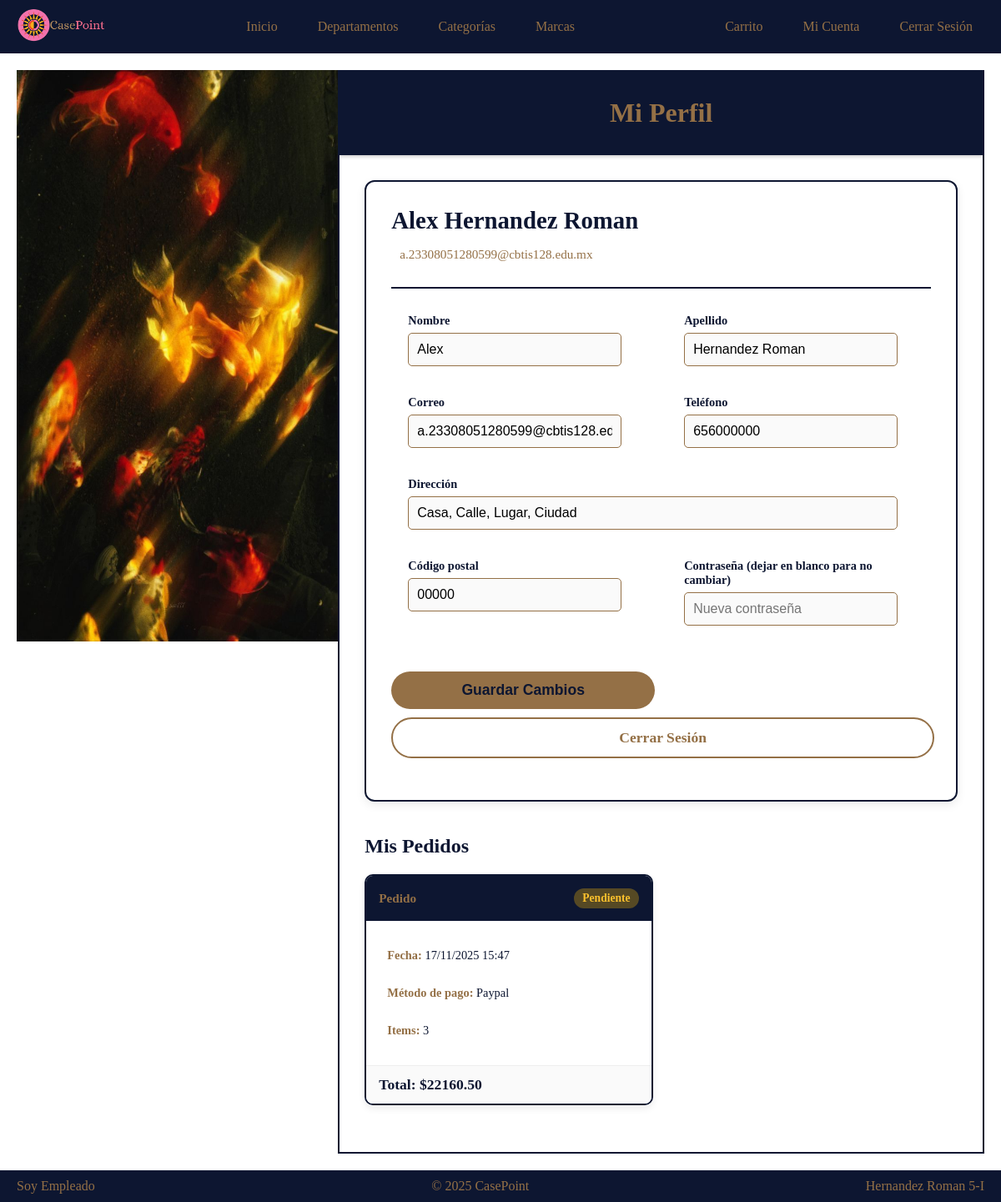
The page /perfil/ (signed in) on the database as committed earlier.
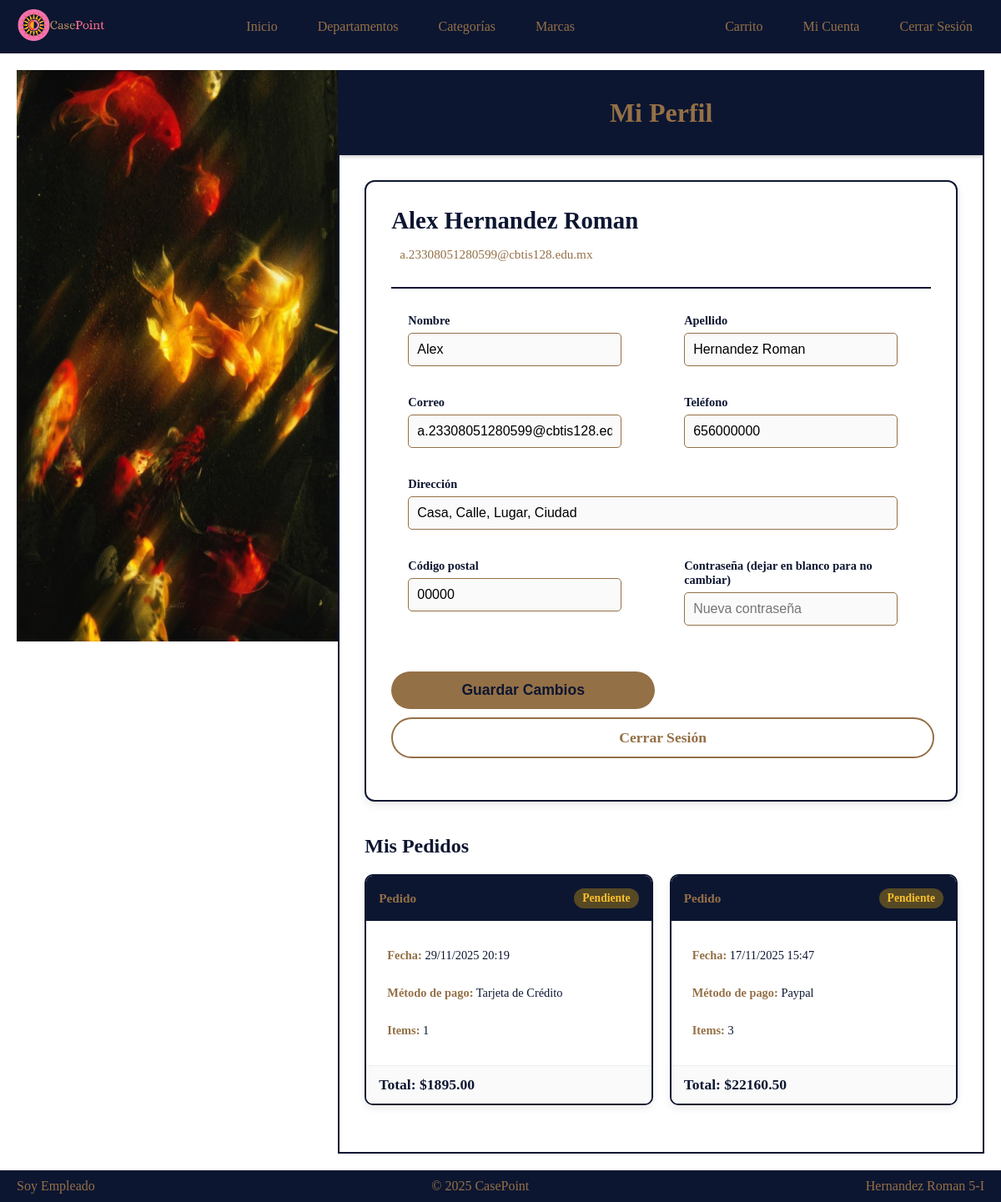
The same page on the database as committed later.
### app_CasePoint/models.py (models this page shows, shortened)
class Usuario(models.Model):
	nombre = models.CharField(max_length=100)
	apellido = models.CharField(max_length=100)
	correo = models.EmailField(unique=True)
	telefono = models.CharField(max_length=20, unique=True)
	direccion = models.CharField(max_length=255)
	contrasena = models.CharField(max_length=255) # Se recomienda usar un hash de la contraseña en una aplicación real
	codigo_postal = models.CharField(max_length=10)

class Pedido(models.Model):
	ESTADO_CHOICES = [
		('P', 'Pendiente'),
		('PR', 'En proceso'),
		('E', 'Enviado'),
		('C', 'Completado'),
	]
	METODO_PAGO_CHOICES = [
		('TC', 'Tarjeta de Crédito'),
		('TD', 'Tarjeta de Debito'),
		('PP', 'Paypal'),
		('AP', 'Apple Pay'),
		('GP', 'Google Pay'),
	]
	id_usuario = models.ForeignKey(Usuario, on_delete=models.CASCADE, related_name='pedidos')
	fecha_pedido = models.DateTimeField(default=timezone.now)
	estado_pedido = models.CharField(max_length=2, choices=ESTADO_CHOICES, default='P')
	productos = models.ManyToManyField(Producto, through='ProductoPedido')
	total = models.DecimalField(max_digits=10, decimal_places=2, default=0.00)
	metodo_pago = models.CharField(max_length=2, choices=METODO_PAGO_CHOICES)

### app_CasePoint/views.py (the view, shortened to what this page needs)
# urls.py: path('perfil/', views.perfil, name='perfil'),
def perfil(request):
    usuario_id = request.session.get('usuario_id')
    if not usuario_id:
        return redirect('app_CasePoint:registrarse')
    usuario = get_object_or_404(Usuario, pk=usuario_id)
    pedidos = usuario.pedidos.order_by('-fecha_pedido').all()
    return render(request, 'perfil.html', {'usuario': usuario, 'pedidos': pedidos})

### app_CasePoint/templates/perfil.html (shortened to what this page needs)
{% extends 'base.html' %}
{% load static %}
{% block content %}
    <div class="image-section">
        <img src="{% static 'imagenes/nosotros-image.jpg' %}" alt="Imagen">
    </div>
    <div class="scroll-section">
        <header><h1>Mi Perfil</h1></header>
        <div class="profile-wrapper">
            <div class="profile-section">
                <div class="profile-card">
                    <div class="profile-header">
                        <div class="profile-title">
                            <h2>{{ usuario.nombre }} {{ usuario.apellido }}</h2>
                            <p class="email-text">{{ usuario.correo }}</p>
                        </div>
                    </div>
                    <form method="post" class="profile-form">
                        <div class="form-row">
                            <div class="form-group">
                                <label>Nombre</label>
                                <input type="text" name="nombre" value="{{ usuario.nombre }}">
                            </div>
                            <div class="form-group">
                                <label>Apellido</label>
                                <input type="text" name="apellido" value="{{ usuario.apellido }}">
                            </div>
                        </div>
                        <div class="form-row">
                            <div class="form-group">
                                <label>Correo</label>
                                <input type="email" name="correo" value="{{ usuario.correo }}">
                            </div>
                            <div class="form-group">
                                <label>Teléfono</label>
                                <input type="tel" name="telefono" value="{{ usuario.telefono }}">
                            </div>
                        </div>
                        <div class="form-group full-width">
                            <label>Dirección</label>
                            <input type="text" name="direccion" value="{{ usuario.direccion }}">
                        </div>
                        <div class="form-row">
                            <div class="form-group">
                                <label>Código postal</label>
                                <input type="text" name="codigo_postal" value="{{ usuario.codigo_postal }}">
                            </div>
                            <div class="form-group">
                                <label>Contraseña (dejar en blanco para no cambiar)</label>
                                <input type="password" name="contrasena" placeholder="Nueva contraseña">
                            </div>
                        </div>
                        <div class="button-group">
                            <button class="login-button" type="submit">Guardar Cambios</button>
                        </div>
                    </form>
                    <a href="{% url 'app_CasePoint:logout' %}" class="account-button" style="display:block;text-align:center;margin-top:10px;">Cerrar Sesión</a>
                </div>
            </div>
            <div class="orders-section">
                <h3>Mis Pedidos</h3>
                {% if pedidos %}
                    <div class="orders-grid">
                        {% for pedido in pedidos %}
                            <div class="order-card">
                                <div class="order-header">
                                    <span class="order-number">Pedido</span>
                                    <span class="order-status status-{{ pedido.estado_pedido|lower }}">{{ pedido.get_estado_pedido_display }}</span>
                                </div>
                                <div class="order-body">
                                    <p><strong>Fecha:</strong> {{ pedido.fecha_pedido|date:"d/m/Y H:i" }}</p>
                                    <p><strong>Método de pago:</strong> {{ pedido.get_metodo_pago_display }}</p>
                                    <p><strong>Items:</strong> {{ pedido.productopedido_set.count }}</p>
                                </div>
                                <div class="order-footer">
                                    <span class="order-total">Total: ${{ pedido.total }}</span>
                                </div>
                            </div>
                        {% endfor %}
                    </div>
                {% else %}
                    <div class="empty-orders">
                        <p>No tienes pedidos aún.</p>
                        <a href="{% url 'app_CasePoint:inicio' %}" class="login-button">Explorar Productos</a>
                    </div>
                {% endif %}
            </div>
        </div>
    </div>
{% endblock %}

### app_CasePoint/templates/base.html (shortened to what this page needs)
{% load static %}
<!DOCTYPE html>
<html>
<head>
    <link rel="stylesheet" href="{% static 'css/styles.css' %}">
</head>
<body>
    {% include 'navbar.html' %}
    <div class="container">
        {% block content %}{% endblock %}
    </div>
    {% include 'footer.html' %}
</body>
</html>

### app_CasePoint/templates/navbar.html
{% load static %}
<nav class="navbar">
    <div class="nav-left">
        <a href="{% url 'app_CasePoint:nosotros' %}"><img src="{% static 'imagenes/logo.png' %}" alt="LOGO" class="logo"></a>
    </div>
    <div class="nav-center">
        <ul class="nav-links">
            <li><a href="{% url 'app_CasePoint:inicio' %}">Inicio</a></li>
            <li><a href="{% url 'app_CasePoint:departamentos' %}">Departamentos</a></li>
            <li><a href="{% url 'app_CasePoint:categorias' %}">Categorías</a></li>
            <li><a href="{% url 'app_CasePoint:marcas' %}">Marcas</a></li>
        </ul>
    </div>
    <div class="nav-right">
        <ul class="nav-links-right">
            <li><a href="{% url 'app_CasePoint:view_cart' %}">Carrito</a></li>
            {% if request.session.usuario_id %}
                <li><a href="{% url 'app_CasePoint:perfil' %}">Mi Cuenta</a></li>
                <li><a href="{% url 'app_CasePoint:logout' %}">Cerrar Sesión</a></li>
            {% else %}
                <li><a href="{% url 'app_CasePoint:iniciar_sesion' %}">Iniciar Sesión</a></li>
            {% endif %}
        </ul>
    </div>
</nav>

### app_CasePoint/templates/footer.html
<footer>
    <div>
        <a href="{% url 'app_CasePoint:admin_login' %}" style="color:inherit;text-decoration:none;">Soy Empleado</a>
    </div>
    <p>© 2025 CasePoint</p>
    <div>Hernandez Roman 5-I</div>
</footer>

Rows that differ between the two databases and show on the page:
added Pedido: estado_pedido "Pendiente", fecha_pedido "29/11/2025 20:19", metodo_pago "Tarjeta de Crédito", productopedido_set.count "1", total "1895.00"
